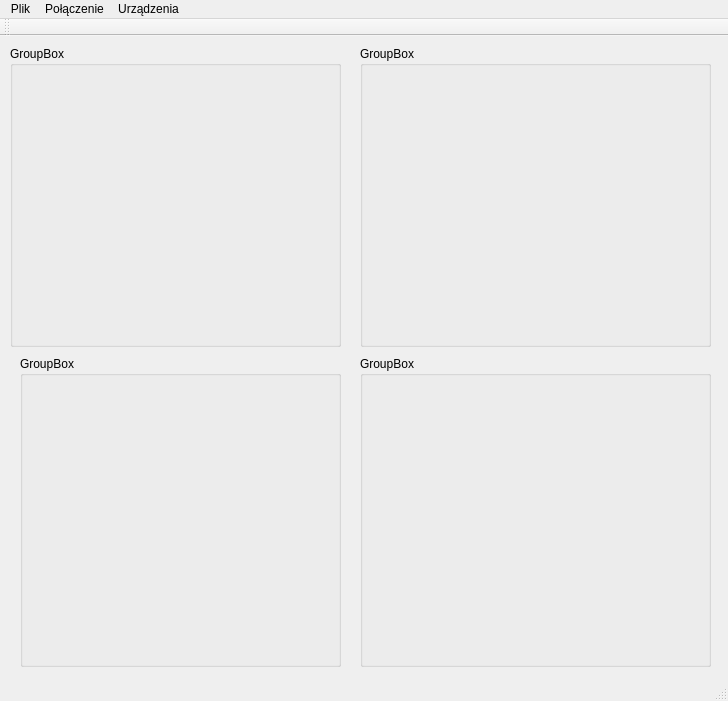
<?xml version="1.0" encoding="UTF-8"?>
<ui version="4.0">
 <class>MainWindow</class>
 <widget class="QMainWindow" name="MainWindow">
  <property name="geometry">
   <rect>
    <x>0</x>
    <y>0</y>
    <width>728</width>
    <height>701</height>
   </rect>
  </property>
  <property name="sizePolicy">
   <sizepolicy hsizetype="Fixed" vsizetype="Fixed">
    <horstretch>0</horstretch>
    <verstretch>0</verstretch>
   </sizepolicy>
  </property>
  <property name="windowTitle">
   <string>PUM Interfejs komunikacyjny</string>
  </property>
  <widget class="QWidget" name="centralWidget">
   <widget class="DeviceBox" name="groupBox">
    <property name="geometry">
     <rect>
      <x>360</x>
      <y>10</y>
      <width>351</width>
      <height>301</height>
     </rect>
    </property>
    <property name="title">
     <string>GroupBox</string>
    </property>
   </widget>
   <widget class="DeviceBox" name="groupBox_2">
    <property name="geometry">
     <rect>
      <x>20</x>
      <y>320</y>
      <width>321</width>
      <height>311</height>
     </rect>
    </property>
    <property name="title">
     <string>GroupBox</string>
    </property>
   </widget>
   <widget class="DeviceBox" name="groupBox_3">
    <property name="geometry">
     <rect>
      <x>10</x>
      <y>10</y>
      <width>331</width>
      <height>301</height>
     </rect>
    </property>
    <property name="title">
     <string>GroupBox</string>
    </property>
   </widget>
   <widget class="DeviceBox" name="groupBox_4">
    <property name="geometry">
     <rect>
      <x>360</x>
      <y>320</y>
      <width>351</width>
      <height>311</height>
     </rect>
    </property>
    <property name="title">
     <string>GroupBox</string>
    </property>
   </widget>
  </widget>
  <widget class="QToolBar" name="mainToolBar">
   <attribute name="toolBarArea">
    <enum>TopToolBarArea</enum>
   </attribute>
   <attribute name="toolBarBreak">
    <bool>false</bool>
   </attribute>
  </widget>
  <widget class="QStatusBar" name="statusBar"/>
  <widget class="QMenuBar" name="menuBar">
   <property name="geometry">
    <rect>
     <x>0</x>
     <y>0</y>
     <width>728</width>
     <height>21</height>
    </rect>
   </property>
   <widget class="QMenu" name="menuPlik">
    <property name="title">
     <string>Plik</string>
    </property>
    <addaction name="aConsole_2"/>
    <addaction name="aClose"/>
   </widget>
   <widget class="QMenu" name="menuPo_czenie">
    <property name="title">
     <string>Połączenie</string>
    </property>
    <addaction name="aConfigure"/>
   </widget>
   <widget class="QMenu" name="menuUrz_dzenia">
    <property name="title">
     <string>Urządzenia</string>
    </property>
    <addaction name="actionLista_urz_dze"/>
    <addaction name="actionUstaw_urz_dzenia"/>
   </widget>
   <addaction name="menuPlik"/>
   <addaction name="menuPo_czenie"/>
   <addaction name="menuUrz_dzenia"/>
  </widget>
  <action name="aConfigure">
   <property name="text">
    <string>Konfiguracja</string>
   </property>
  </action>
  <action name="actionKonsola">
   <property name="text">
    <string>Konsola</string>
   </property>
  </action>
  <action name="aConsole_2">
   <property name="text">
    <string>Konsola</string>
   </property>
  </action>
  <action name="actionZapisz_ustawienia">
   <property name="text">
    <string>Zapisz ustawienia</string>
   </property>
  </action>
  <action name="actionWczytaj_ustawienia">
   <property name="text">
    <string>Wczytaj ustawienia</string>
   </property>
  </action>
  <action name="actionWczytaj_urz_dzenie">
   <property name="text">
    <string>Wczytaj urządzenie</string>
   </property>
  </action>
  <action name="aClose">
   <property name="text">
    <string>Zamknij</string>
   </property>
  </action>
  <action name="actionLista_urz_dze">
   <property name="text">
    <string>Lista urządzeń</string>
   </property>
  </action>
  <action name="actionWczytaj_urz_dzenie_2">
   <property name="text">
    <string>Wczytaj urządzenie</string>
   </property>
  </action>
  <action name="actionZapisz_urz_dzenie">
   <property name="text">
    <string>Zapisz urządzenie</string>
   </property>
  </action>
  <action name="actionPanel_kontrolny">
   <property name="text">
    <string>Panel kontrolny</string>
   </property>
  </action>
  <action name="aConsole">
   <property name="text">
    <string>Konsola</string>
   </property>
  </action>
  <action name="actionUstaw_urz_dzenia">
   <property name="text">
    <string>Ustaw urządzenia</string>
   </property>
  </action>
  <action name="actionDodaj_urz_dzenie">
   <property name="text">
    <string>Dodaj urządzenie</string>
   </property>
  </action>
 </widget>
 <layoutdefault spacing="6" margin="11"/>
 <customwidgets>
  <customwidget>
   <class>DeviceBox</class>
   <extends>QGroupBox</extends>
   <header>devicebox.h</header>
   <container>1</container>
  </customwidget>
 </customwidgets>
 <resources/>
 <connections/>
</ui>
